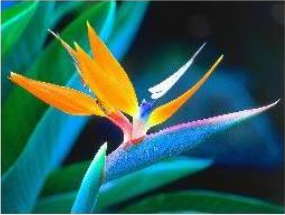
#> input picture lecture-3-image-enhancement/enhancement-in-spatial-domain/src-imgs/image_1.png, 285 x 215 px
$ python ex6_thresholding.py --imagepath ../../lecture-3-image-enhancement/enhancement-in-spatial-domain/src-imgs/image_1.png
#> lines starting #> are read from the running program, lines starting #| are printed output that depends on the picture; after the words box and inside, x2 and y2 are one past the last pixel; in counts of white or black regions, pixels touching at a corner belong together
import cv2 as cv
from matplotlib import pyplot as plt
import argparse

def main(image_path):
    img = cv.imread(image_path, 0)
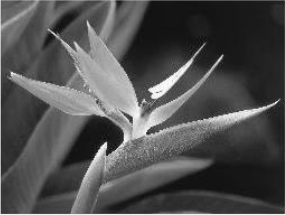
#> img: shape (215, 285); min 8, max 253, mean 79.2
    _, thresh1 = cv.threshold(img, 127, 255, cv.THRESH_BINARY)
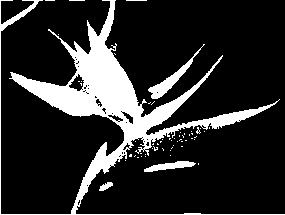
#> thresh1: shape (215, 285); 17.1% white; 57 white regions (52 under 20 px), largest, box (x1, y1, x2, y2) and area: (0, 0, 285, 215) 9468, (148, 44, 205, 99) 496, (144, 161, 196, 172) 290, (99, 182, 113, 191) 72, (126, 0, 147, 1) 21
    _, thresh2 = cv.threshold(img, 127, 255, cv.THRESH_BINARY_INV)
    _, thresh3 = cv.threshold(img, 127, 255, cv.THRESH_TRUNC)
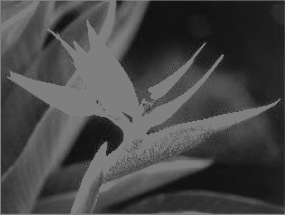
#> thresh3: shape (215, 285); min 8, max 127, mean 71.6
    _, thresh4 = cv.threshold(img, 127, 255, cv.THRESH_TOZERO)
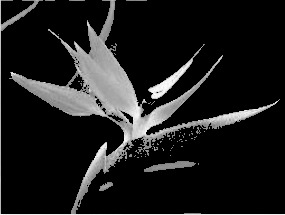
#> thresh4: shape (215, 285); min 0, max 253, mean 29.4
    _, thresh5 = cv.threshold(img, 127, 255, cv.THRESH_TOZERO_INV)
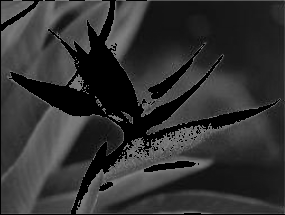
#> thresh5: shape (215, 285); min 0, max 127, mean 49.8
    titles = ['Original Image','BINARY','BINARY_INV','TRUNC','TOZERO','TOZERO_INV']
    images = [img, thresh1, thresh2, thresh3, thresh4, thresh5]
    for i in range(6):
        plt.subplot(2, 3, i + 1), plt.imshow(images[i], 'gray', vmin = 0, vmax = 255)
        plt.title(titles[i])
        plt.xticks([])
        plt.yticks([])
    plt.show()
if __name__ == "__main__":
    parser = argparse.ArgumentParser()
    parser.add_argument('--imagepath', dest = 'image_path',
                        default = 'Input-image.jpg', type = str)
    args = parser.parse_args()
    main(args.image_path)
